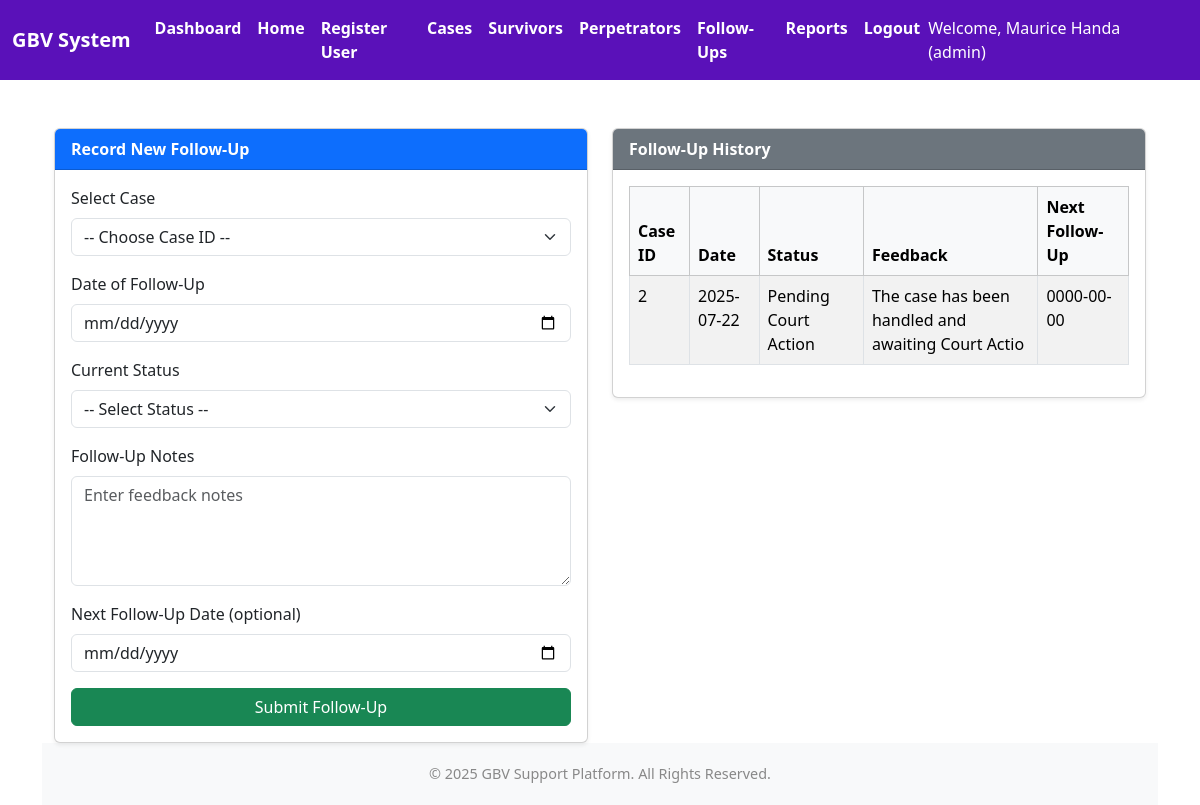
/followups.php (signed in), run on the app's committed database.
### tables this page shows
CREATE TABLE `followups` (
  `followup_id` int(11) NOT NULL,
  `case_id` int(11) NOT NULL,
  `followup_date` date NOT NULL,
  `status_update` text DEFAULT NULL,
  `followup_by` int(11) DEFAULT NULL,
  `created_at` timestamp NOT NULL DEFAULT current_timestamp(),
  `status` varchar(50) DEFAULT 'Pending',
  `feedback` varchar(50) DEFAULT 'Pending',
  `next_date` date DEFAULT NULL
);

### followups.php (the view, shortened to what this page needs)
<?php
require_once 'config.php';
$followups = [];
$result = $conn->query("SELECT case_id, followup_date, status, feedback, next_date FROM followups ORDER BY followup_date DESC");
if ($result) {
    while ($row = $result->fetch_assoc()) {
        $followups[] = $row;
    }
}
include 'header.php';
?>
<div class="container mt-5">
  <div class="row">
    <div class="col-md-6">
      <div class="card shadow-sm">
        <div class="card-header bg-primary text-white">
          <strong>Record New Follow-Up</strong>
        </div>
        <div class="card-body">
          <form method="POST">
            <div class="mb-3">
              <label for="case_id" class="form-label">Select Case</label>
              <select name="case_id" id="case_id" class="form-select" required>
                <option value="" disabled selected>-- Choose Case ID --</option>
              </select>
            </div>
            <div class="mb-3">
              <label for="followup_date" class="form-label">Date of Follow-Up</label>
              <input type="date" class="form-control" name="followup_date" required>
            </div>
            <div class="mb-3">
              <label for="status" class="form-label">Current Status</label>
              <select name="status" id="status" class="form-select" required>
                <option value="" disabled selected>-- Select Status --</option>
              </select>
            </div>
            <div class="mb-3">
              <label for="feedback" class="form-label">Follow-Up Notes</label>
              <textarea name="feedback" id="feedback" rows="4" class="form-control" placeholder="Enter feedback notes" required></textarea>
            </div>
            <div class="mb-3">
              <label for="next_followup_date" class="form-label">Next Follow-Up Date (optional)</label>
              <input type="date" class="form-control" name="next_followup_date">
            </div>
            <button type="submit" class="btn btn-success w-100">Submit Follow-Up</button>
          </form>
        </div>
      </div>
    </div>
    <div class="col-md-6">
      <div class="card shadow-sm">
        <div class="card-header bg-secondary text-white">
          <strong>Follow-Up History</strong>
        </div>
        <div class="card-body table-responsive">
          <?php if (count($followups) > 0): ?>
            <table class="table table-bordered table-striped table-hover">
              <thead class="table-light">
                <tr>
                  <th>Case ID</th>
                  <th>Date</th>
                  <th>Status</th>
                  <th>Feedback</th>
                  <th>Next Follow-Up</th>
                </tr>
              </thead>
              <tbody>
                <?php foreach ($followups as $f): ?>
                  <tr>
                    <td><?= htmlspecialchars($f['case_id']) ?></td>
                    <td><?= htmlspecialchars($f['followup_date']) ?></td>
                    <td><?= htmlspecialchars($f['status']) ?></td>
                    <td><?= nl2br(htmlspecialchars($f['feedback'])) ?></td>
                    <td><?= $f['next_date'] ? htmlspecialchars($f['next_date']) : 'N/A' ?></td>
                  </tr>
                <?php endforeach; ?>
              </tbody>
            </table>
          <?php else: ?>
            <div class="alert alert-info">No follow-up records available yet.</div>
          <?php endif; ?>
        </div>
      </div>
    </div>
  </div>
</div>
<?php include 'footer.php'; ?>

### data on the page
followups: case "2", followup_date "2025-07-22", status "Pending Court Action", feedback "The case has been handled and awaiting Court Actio", next_date "0000-00-00"

### other printed values
$_SESSION['full_name'] "Maurice Handa"
$role "admin"
